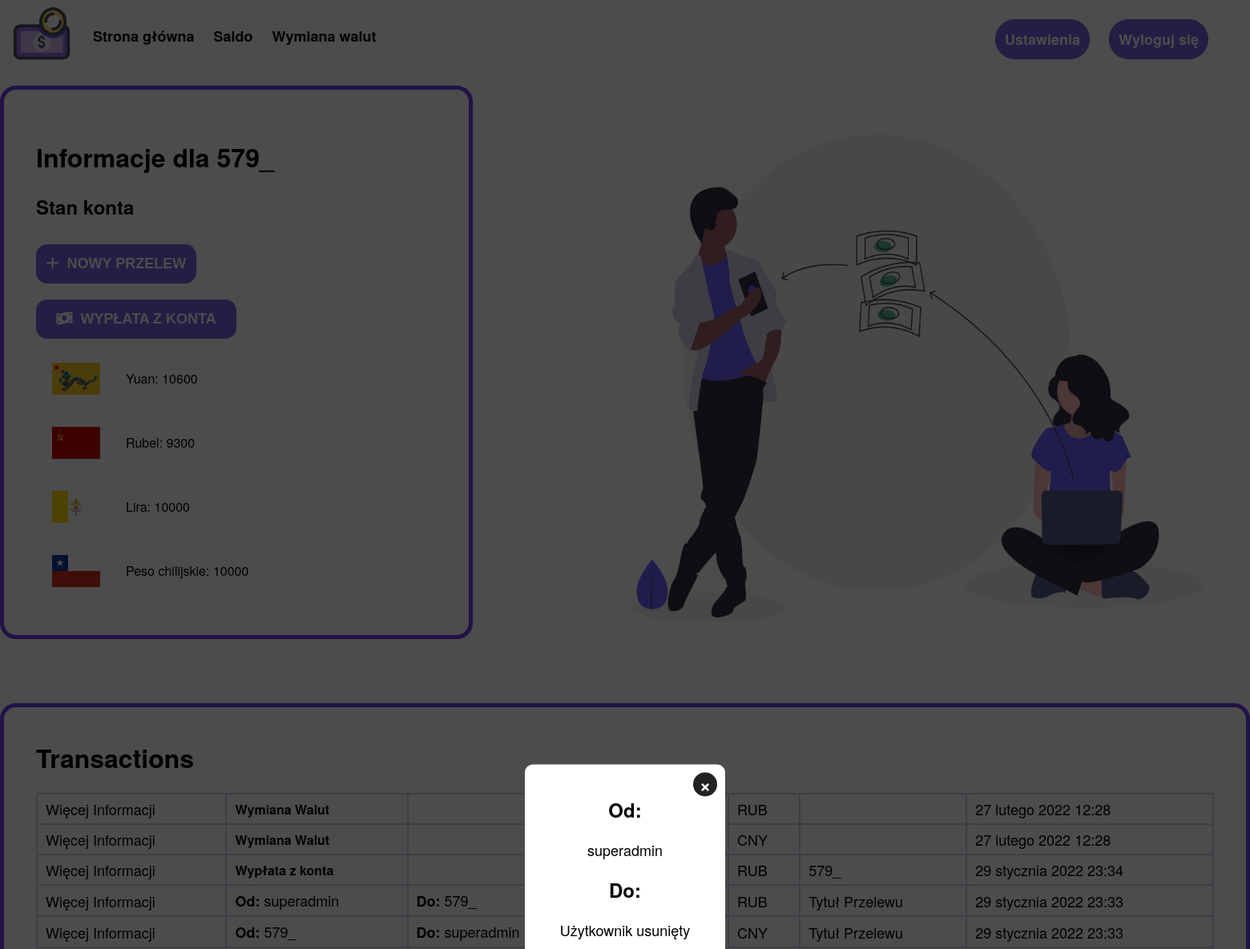
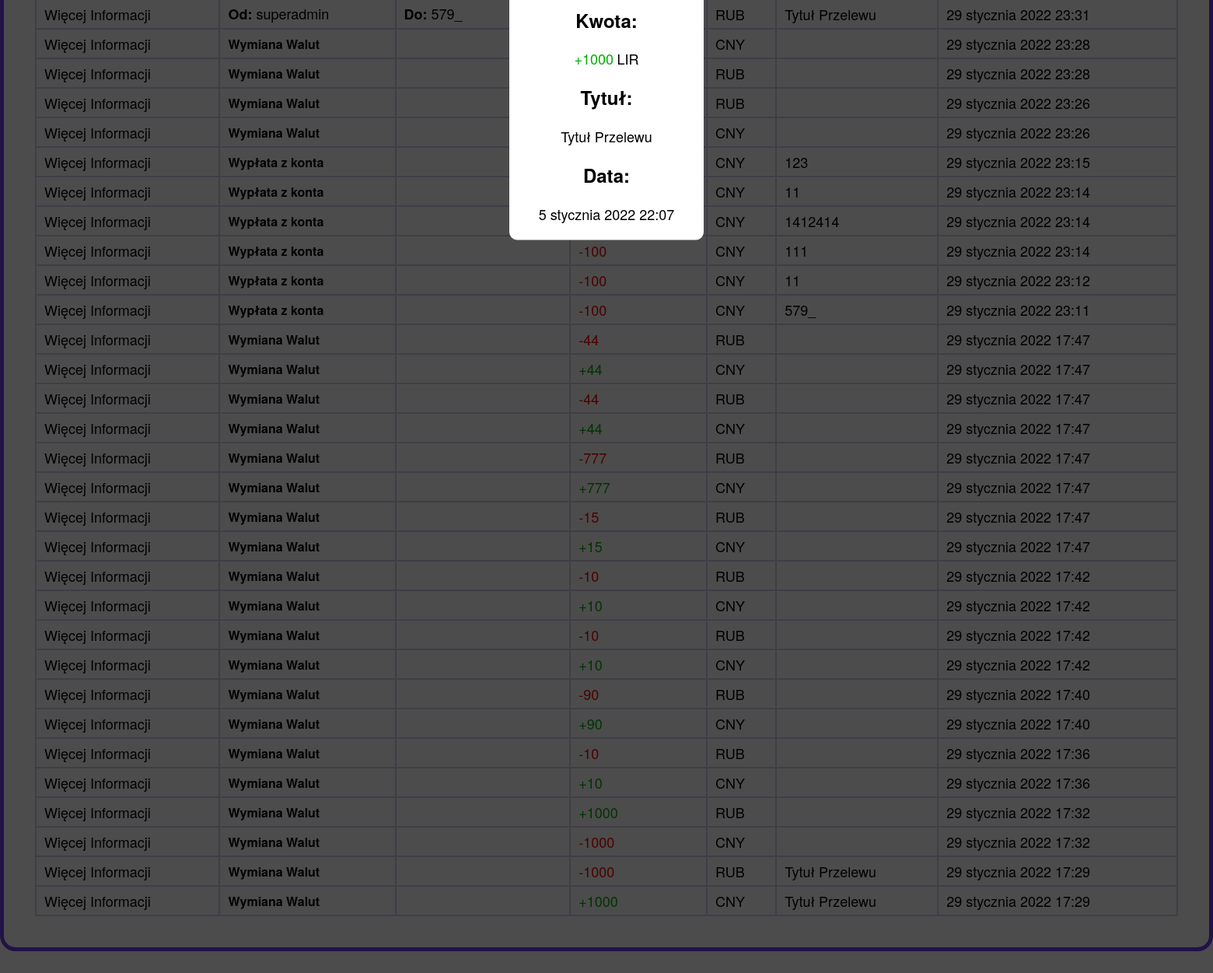
The page /saldo/29 (signed in) on the database its author committed (2 pictures, top to bottom).
### account/models.py (models this page shows, shortened)
class Account(AbstractBaseUser):
    username            = models.CharField(verbose_name="username", max_length=32, unique=True)
    discord_id          = models.CharField(verbose_name="discord_id", max_length=32, unique=False, blank=True)
    email               = models.EmailField(verbose_name="email", max_length=100, unique=False, blank=True)
    cny                 = models.IntegerField(verbose_name="Yuan", default=0)
    rub                 = models.IntegerField(verbose_name="Rubel", default=0)
    lir                 = models.IntegerField(verbose_name="Lira", default=0)
    clp                 = models.IntegerField(verbose_name="Peso chilijskie", default=0)
    tp                  = models.IntegerField(verbose_name="Peso tarpijskie", default=0)
    date_joined         = models.DateTimeField(verbose_name='date joined', auto_now_add=True)
    last_login          = models.DateTimeField(verbose_name='last login', auto_now_add=True)
    is_admin            = models.BooleanField(default=False)
    is_active           = models.BooleanField(default=True)
    is_staff            = models.BooleanField(default=False)
    is_superuser        = models.BooleanField(default=False)
    is_organization     = models.BooleanField(default=False)
    USERNAME_FIELD = 'username'
    objects = MyAccountMenager()
    def __str__(self):
        return self.username

### transactions/models.py (models this page shows, shortened)
class Transaction(models.Model):
    WALUTY = (
        ('CNY', 'Yuan'),
        ('RUB', 'Rubel'),
        ('LIR', 'Lira'),
        ('CLP', 'Peso chilijskie'),
    )
    transaction_id      = models.BigAutoField(verbose_name="Id Tranzakcji", primary_key=True)
    sender_id           = models.ForeignKey(Account, blank=True, null=True, on_delete=models.SET_NULL, related_name='Nadawca')
    reciver_id          = models.ForeignKey(Account, null=True, on_delete=models.SET_NULL, related_name='Odbiorca')
    kwota               = models.PositiveIntegerField(verbose_name="Kwota", blank=False, default=0)
    waluta              = models.CharField(verbose_name="Waluta", max_length=32, unique=False, choices=WALUTY)
    data_transakcji     = models.DateTimeField(verbose_name='Data Transakcji', auto_now_add=True)
    typ                 = models.PositiveIntegerField(verbose_name="Typ transakcji", default=0)
    title               = models.CharField(verbose_name="Tytuł przelewu", max_length=100, unique=False, default="Tytuł Przelewu")

### transactions/views.py (the view)
# urls.py: path('saldo/<int:id>', transactions_inspection_viev, name="inspect-transaction"),
def transactions_inspection_viev(request, id):
    if not request.user.is_authenticated:
        return redirect("login")
    if request.POST and 'withdraw' in request.POST:
        transactions_viev(request)
        return redirect("/saldo/")
    elif request.POST and 'transaction' in request.POST:
        transactions_viev(request)
        return redirect("/saldo/")
    else:
        transaction = Transaction.objects.get(pk=id)
        sent_transactions = Transaction.objects.filter(Q(sender_id  = request.user.id) | Q(reciver_id = request.user.id)).order_by('data_transakcji')
        form = NewTransaction()
        withdraw_form = Withdraw()
        context = {
            'selected_transaction' : transaction,
            'sent_transactions' : reversed(sent_transactions),
            'transaction_form' : form,
            'withdraw_form' : withdraw_form
        }
        return render(request, 'transactions/transactions.html', context)

### transactions/templates/transactions/transactions.html (shortened to what this page needs)
{% extends 'main/base.html' %}
{%block head %}
{% load static %}
<link rel="stylesheet" type="text/css" href="{% static 'main/base.css' %}">
<link rel="stylesheet" type="text/css" href="{% static 'transactions/transactions.css' %}">
<link href="https://cdn.jsdelivr.net/npm/select2@4.1.0-beta.1/dist/css/select2.min.css" rel="stylesheet"/>
<link rel="stylesheet" href="https://cdnjs.cloudflare.com/ajax/libs/font-awesome/6.0.0-beta3/css/all.min.css" />
{% endblock %}
{% block content %}
<div class="content">
  <div class="wrapper">
    <div class="info-container">
      <div class="informacje">
        <h1>Informacje dla {{request.user.username}}</h1>
        <h2>Stan konta</h2>
        <div>
          <button onclick="togglePopup()" class="buton-przelew nowy-przelew"><i class="fas fa-plus"></i>Nowy Przelew</button>
        </div>
        <div class="flexBlock buttongroup">
          <button onclick="togglePopup2()" class="buton-przelew button-wyplata"><i class="fas fa-money-bill-wave"></i>Wypłata z konta</button>
        </div>
        <div class="informacje-inner-container"><img src="{% static 'transactions/images/flags/Flag_of_China.svg' %}" class="country-flag"><div class="waluta-kwota">Yuan:  {{request.user.cny}}</div></div>
        <div class="informacje-inner-container"><img src="{% static 'transactions/images/flags/Flag_of_Soviet_Union.svg' %}" class="country-flag"><div class="waluta-kwota">Rubel: {{request.user.rub}}</div></div>
        <div class="informacje-inner-container"><img src="{% static 'transactions/images/flags/Flag_of_Vatican_City.svg' %}" class="country-flag"><div class="waluta-kwota">Lira: {{request.user.lir}}</div></div>
        <div class="informacje-inner-container"><img src="{% static 'transactions/images/flags/Flag_of_Chile.svg' %}" class="country-flag"><div class="waluta-kwota">Peso chilijskie: {{request.user.clp}}</div></div>
      </div>
      <img src="{% static 'transactions/images/money_transfer.png'%}" class="img-money-transfer">
    </div>
    <div class="transactions">
      <h1>Transactions</h1>
      <table>
        {% for transaction in sent_transactions %}
        <tr>
        <td><a href="{% url "inspect-transaction" transaction.transaction_id %}">Więcej Informacji</a></td>
        {% if transaction.typ == 0 %}
          {% if transaction.sender_id is not None %}
          <td class="from"><a><bold>Od: </bold>{{transaction.sender_id}}</a></td>
          {% else %}
          <td class="from"><a><bold>Od: </bold>Użytkownik usunięty</a></td>
          {% endif %}
          {% if transaction.reciver_id is not None %}
          <td class="to"><a><bold>Do: </bold>{{transaction.reciver_id}}</a></td>
          {% else %}
          <td class="to"><a><bold>Do: </bold>Użytkownik usunięty</a></td>
          {% endif %}
        {% elif transaction.typ == 1 %}
        <td class="from"><bold>Wpłata na konto</bold></td><td class="to"></td>
        {% elif transaction.typ == 2 %}
        <td class="from"><bold>Wypłata z konta</bold></td><td class="to"></td>
        {% elif transaction.typ == 3 %}
        <td class="from"><bold>Wymiana Walut</bold></td><td class="to"></td>
        {% endif %}
        {% if transaction.sender_id == request.user %}
          <td><a style="color: red;">-{{transaction.kwota}}</a></td>
        {% else %}
          <td><a style="color: rgb(0, 173, 0);">+{{transaction.kwota}}</a></td>
        {% endif %}
        <td><a>{{transaction.waluta}}</a></td>
        {% if transaction.typ == 0 or 2 %}
        <td class="title"><a>{{transaction.title}}</a></td>
        {% else %}
        <td></td>
        {% endif %}
        <td class="data"><a>{{transaction.data_transakcji}}</a></td>
        </tr>
        {% endfor %}
      </table>
    </div>
  </div>
</div>
{% if selected_transaction %}
<div class="popup active" id="popup-3">
  <div class="content-popup popup-inspect">
      {% if selected_transaction.typ == 0 %}
        <h2>Od:</h2>
        {% if selected_transaction.sender_id is not None %}
        <a style="color: black;">{{selected_transaction.sender_id}}</a>
        {% else %}
        <a style="color: black;">Użytkownik usunięty</a>
        {% endif %}
        <h2>Do:</h2>
        {% if selected_transaction.reciver_id is not None %}
        <a style="color: black;">{{selected_transaction.reciver_id}}</a>
        {% else %}
        <a style="color: black;">Użytkownik usunięty</a>
      {% endif %}
      {% elif selected_transaction.typ == 1 %}
      <h2 style="color: black;">Wpłata na konto</h2>
      {% elif selected_transaction.typ == 2 %}
      <h2 style="color: black;">Wypłata z konta</h2>
      {% elif selected_transaction.typ == 3 %}
      <h2 style="color: black;">Wymiana Walut</h2>
      {% endif %}
      <h2>Kwota:</h2>
      {% if selected_transaction.sender_id == request.user %}
        <a style="color: red;">-{{selected_transaction.kwota}}</a>
      {% else %}
        <a style="color: rgb(0, 173, 0);">+{{selected_transaction.kwota}}</a>
      {% endif %}
      <a style="color: black;">{{selected_transaction.waluta}}</a>
      {% if selected_transaction.typ == 0 %}
      <h2>Tytuł: </h2>
      <a style="color: black;">{{selected_transaction.title}}</a>
      {% endif %}
      <h2>Data:</h2>
      <a style="color: black;">{{selected_transaction.data_transakcji}}</a>
      <div class="close-bnt" onclick="togglePopup3()">&times;</div>
    </div>
  </div>
{% endif %}
{% endblock %}

### main/static/main/base.css (style rules this page uses)
body { margin: 0 0 0 0; font-family: "Helvetica W02 Roman","Helvetica Neue",Helvetica,Arial,sans-serif; background: white; }
a { text-decoration:none; color: white; font-size: 18px; font-family: "Helvetica W02 Roman","Helvetica Neue",Helvetica,Arial,sans-serif; }
img { height: 80px; width: auto; }
.flexBlock { display:flex; justify-content: space-between; align-items:center; white-space: nowrap }

### transactions/static/transactions/transactions.css (style rules this page uses)
.content { position: absolute; width: 100%; height: auto; }
.popup .content-popup { position: fixed; top: 50%; left: 50%; transform: translate(-50%, -50%) scale(0); background: #fff; width: auto; max-width: 96vw; height: auto; z-index: 15; text-align: center; padding: 20px; box-sizing: border-box; overflow-wrap: break-word; }
.popup .close-bnt { position: absolute; right: 10px; top: 10px; width: 30px; height: 30px; background: #222; color: #fff; font-size: 25px; font-weight: 600; line-height: 30px; text-align: center; border-radius: 50%; cursor: pointer; }
.popup.active .content-popup { transition: all 300ms ease-out; transform: translate(-50%, -50%) scale(1); border-radius: 10px; }
.buton-przelew { width: 150px; height: 49px; outline: none; border: none; border-radius: 14px; background-color: #7c63e0; color: white; text-transform: uppercase; font-weight: 600; margin: 10px 0; transition: background-color 0.5s; cursor: pointer; }
.buton-przelew i { margin-right: 7px; }
.info-container { width: 1580px; height: auto; background: #FFF; margin: 0 auto; margin-bottom: 40px; justify-content: space-between; display: flex; }
.informacje { width: auto; max-width: 40%; min-width: 500px; height: auto; background: #FFF; margin-bottom: 40px; padding: 40px; border-radius: 20px; border: 5px solid #703cf3; display: inline-block; }
.informacje .informacje-inner-container { display: flex; justify-content: space-between; padding: 20px; }
.waluta-kwota { width: 80%; line-height: 40px; }
.country-flag { height: 40px; max-width: 60px; width: auto; }
.nowy-przelew { font-size: 18px; width: 200px; }
.nowy-przelew i { font-size: 18px; font-weight: 9000; margin-right: 10px; }
.button-wyplata { font-size: 18px; width: 250px; height: 49px; }
.button-wyplata i { font-size: 18px; margin-right: 10px; }
.img-money-transfer { width: 55%; height: auto; }
.transactions { max-width: 1500px; height: auto; max-height: 70vh; background: #FFF; margin: 0 auto; margin-bottom: 40px; padding: 40px; overflow-x: hidden; overflow-y: auto; border-radius: 20px; border: 5px solid #703cf3; }
.transactions h1 { width: 300px; margin-top: 0px; }
.transactions table { justify-content: space-between; width: 100%; height: auto; }
table, td, th { border: 2px solid #d6cef4; border-collapse: collapse; }
td { max-width: 300px; overflow-wrap: break-word; }
table { margin: 0 !important; }
td { padding: 5px 10px 5px; }
.transactions a { color: black; }
bold { font-weight: 600; }
.popup-inspect { min-width: 250px; }

### rows shown on the page
Account: user.username "579_", user.cny "10600", user.rub "9300", user.lir "10000", user.clp "10000"
Transaction: typ "Wymiana Walut"
Transaction: typ "Wymiana Walut"
Transaction: typ "Wypłata z konta"
Transaction: typ "Wymiana Walut"
Transaction: typ "Wymiana Walut"
Transaction: typ "Wymiana Walut"
Transaction: typ "Wymiana Walut"
Transaction: typ "Wypłata z konta"
Transaction: typ "Wypłata z konta"
Transaction: typ "Wypłata z konta"
Transaction: typ "Wypłata z konta"
Transaction: typ "Wypłata z konta"
Transaction: typ "Wypłata z konta"
Transaction: typ "Wymiana Walut"
Transaction: typ "Wymiana Walut"
Transaction: typ "Wymiana Walut"
Transaction: typ "Wymiana Walut"
Transaction: typ "Wymiana Walut"
Transaction: typ "Wymiana Walut"
Transaction: typ "Wymiana Walut"
Transaction: typ "Wymiana Walut"
Transaction: typ "Wymiana Walut"
Transaction: typ "Wymiana Walut"
Transaction: typ "Wymiana Walut"
Transaction: typ "Wymiana Walut"
Transaction: typ "Wymiana Walut"
Transaction: typ "Wymiana Walut"
Transaction: typ "Wymiana Walut"
Transaction: typ "Wymiana Walut"
Transaction: typ "Wymiana Walut"
Transaction: typ "Wymiana Walut"
Transaction: typ "Wymiana Walut"
Transaction: typ "Wymiana Walut"
Transaction: sender_id "superadmin", kwota "1000", waluta "LIR", title "Tytuł Przelewu", data_transakcji "5 stycznia 2022 22:07"
